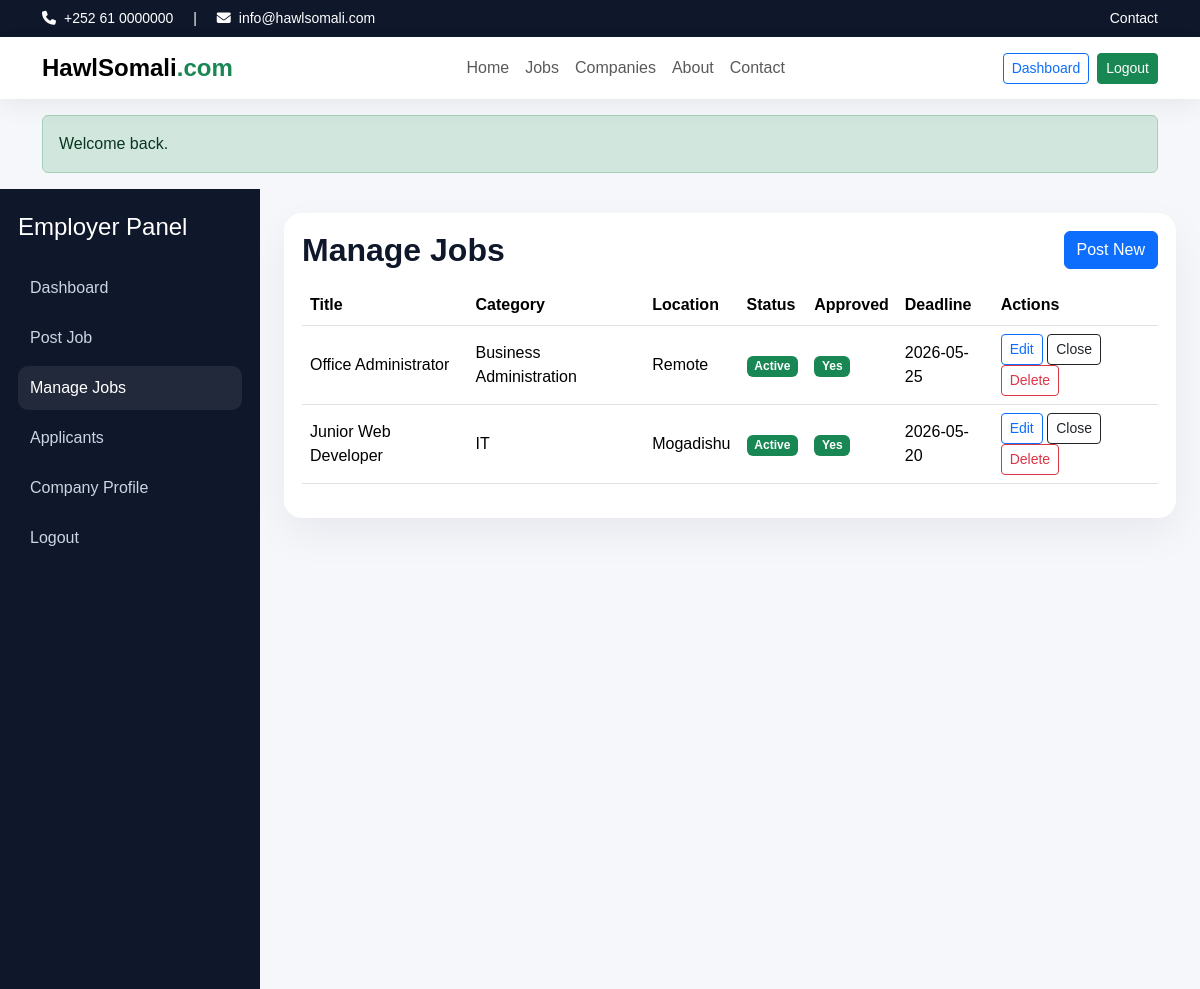
The app's page /employer/manage-jobs.php (signed in) with its own data.
### tables this page shows
CREATE TABLE jobs (
  id INT AUTO_INCREMENT PRIMARY KEY,
  employer_id INT NOT NULL,
  category_id INT NOT NULL,
  location_id INT NOT NULL,
  title VARCHAR(180) NOT NULL,
  job_type VARCHAR(50) NOT NULL DEFAULT 'Full Time',
  salary_min DECIMAL(10,2) NOT NULL DEFAULT 0.00,
  salary_max DECIMAL(10,2) NOT NULL DEFAULT 0.00,
  experience_level VARCHAR(100) DEFAULT NULL,
  education_level VARCHAR(100) DEFAULT NULL,
  vacancy_count INT NOT NULL DEFAULT 1,
  deadline DATE DEFAULT NULL,
  description TEXT,
  requirements TEXT,
  responsibilities TEXT,
  status VARCHAR(20) NOT NULL DEFAULT 'active',
  is_approved TINYINT(1) NOT NULL DEFAULT 0,
  is_featured TINYINT(1) NOT NULL DEFAULT 0,
  created_at DATETIME DEFAULT CURRENT_TIMESTAMP,
  CONSTRAINT fk_jobs_employer FOREIGN KEY (employer_id) REFERENCES employers(id) ON DELETE CASCADE,
  CONSTRAINT fk_jobs_category FOREIGN KEY (category_id) REFERENCES categories(id),
  CONSTRAINT fk_jobs_location FOREIGN KEY (location_id) REFERENCES locations(id)
);

CREATE TABLE categories (
  id INT AUTO_INCREMENT PRIMARY KEY,
  name VARCHAR(100) NOT NULL
);

CREATE TABLE locations (
  id INT AUTO_INCREMENT PRIMARY KEY,
  name VARCHAR(100) NOT NULL
);

### employer/manage-jobs.php (the view, shortened to what this page needs)
<?php
require_once __DIR__ . '/../config/db.php'; require_once __DIR__ . '/../includes/functions.php'; require_login('employer');
$employerId=$_SESSION['user_id'];
$jobs=$pdo->query("SELECT j.*, c.name category_name, l.name location_name FROM jobs j JOIN categories c ON j.category_id=c.id JOIN locations l ON j.location_id=l.id WHERE j.employer_id={$employerId} ORDER BY j.id DESC")->fetchAll();
$pageTitle='Manage Jobs'; include __DIR__ . '/../includes/header.php'; include __DIR__ . '/../includes/navbar.php';
?>
<div class="dashboard-layout">
 <div class="dashboard-sidebar">
  <h4 class="mb-4">Employer Panel</h4>
  <a href="<?= BASE_URL ?>/employer/dashboard.php">Dashboard</a>
  <a href="<?= BASE_URL ?>/employer/post-job.php">Post Job</a>
  <a class="active" href="<?= BASE_URL ?>/employer/manage-jobs.php">Manage Jobs</a>
  <a href="<?= BASE_URL ?>/employer/applicants.php">Applicants</a>
  <a href="<?= BASE_URL ?>/employer/profile.php">Company Profile</a>
  <a href="<?= BASE_URL ?>/auth/logout.php">Logout</a>
 </div>
 <div class="dashboard-main">
  <div class="table-card">
   <div class="d-flex justify-content-between align-items-center mb-3"><h2 class="section-title mb-0">Manage Jobs</h2><a href="<?= BASE_URL ?>/employer/post-job.php" class="btn btn-primary">Post New</a></div>
   <div class="table-responsive">
    <table class="table align-middle">
      <thead><tr><th>Title</th><th>Category</th><th>Location</th><th>Status</th><th>Approved</th><th>Deadline</th><th>Actions</th></tr></thead>
      <tbody>
        <?php foreach($jobs as $job): ?>
        <tr>
          <td><?= e($job['title']) ?></td><td><?= e($job['category_name']) ?></td><td><?= e($job['location_name']) ?></td>
          <td><?= app_status_badge($job['status']) ?></td>
          <td><?= $job['is_approved'] ? '<span class="badge bg-success">Yes</span>' : '<span class="badge bg-warning">Pending</span>' ?></td>
          <td><?= e($job['deadline']) ?></td>
          <td>
            <a href="<?= BASE_URL ?>/employer/edit-job.php?id=<?= $job['id'] ?>" class="btn btn-sm btn-outline-primary">Edit</a>
            <a href="?close=<?= $job['id'] ?>" class="btn btn-sm btn-outline-dark" data-confirm="Close this job?">Close</a>
            <a href="?delete=<?= $job['id'] ?>" class="btn btn-sm btn-outline-danger" data-confirm="Delete this job?">Delete</a>
          </td>
        </tr>
        <?php endforeach; ?>
      </tbody>
    </table>
   </div>
  </div>
 </div>
</div>

### includes/functions.php (shortened to what this page needs)
<?php
function e($value) {
    return htmlspecialchars((string)$value, ENT_QUOTES, 'UTF-8');
}
function app_status_badge($status) {
    $map = [
        'pending' => 'warning',
        'shortlisted' => 'info',
        'accepted' => 'success',
        'rejected' => 'danger',
        'draft' => 'secondary',
        'active' => 'success',
        'closed' => 'dark'
    ];
    $class = $map[$status] ?? 'secondary';
    return '<span class="badge bg-' . $class . '">' . e(ucfirst($status)) . '</span>';
}
?>

### assets/css/style.css (style rules this page uses)
:root { --primary:#1d4ed8; --secondary:#0f172a; --accent:#16a34a; --soft:#f8fafc; --muted:#64748b; }
body { font-family:Arial,Helvetica,sans-serif;background:#f5f7fb;color:#0f172a; }
.section-title { font-weight:800; }
.dashboard-layout { display:flex;min-height:100vh;background:#f5f7fb; }
.dashboard-sidebar { width:260px;background:#0f172a;color:#fff;padding:24px 18px;position:sticky;top:0;height:100vh;overflow:auto; }
.dashboard-sidebar a { display:block;color:#cbd5e1;text-decoration:none;padding:10px 12px;border-radius:10px;margin-bottom:6px; }
.dashboard-sidebar a.active,.dashboard-sidebar a:hover { background:rgba(255,255,255,.08);color:#fff; }
.dashboard-main { flex:1;padding:24px; }
.table-card { background:#fff;border-radius:18px;padding:18px;box-shadow:0 16px 40px rgba(15,23,42,.06); }

### records on screen
jobs: title "Office Administrator", category.name "Business Administration", location.name "Remote", status "Active", is_approved "Yes", deadline "2026-05-25"
jobs: title "Junior Web Developer", category.name "IT", location.name "Mogadishu", status "Active", is_approved "Yes", deadline "2026-05-20"

### other values on screen
$msg "Welcome back."
